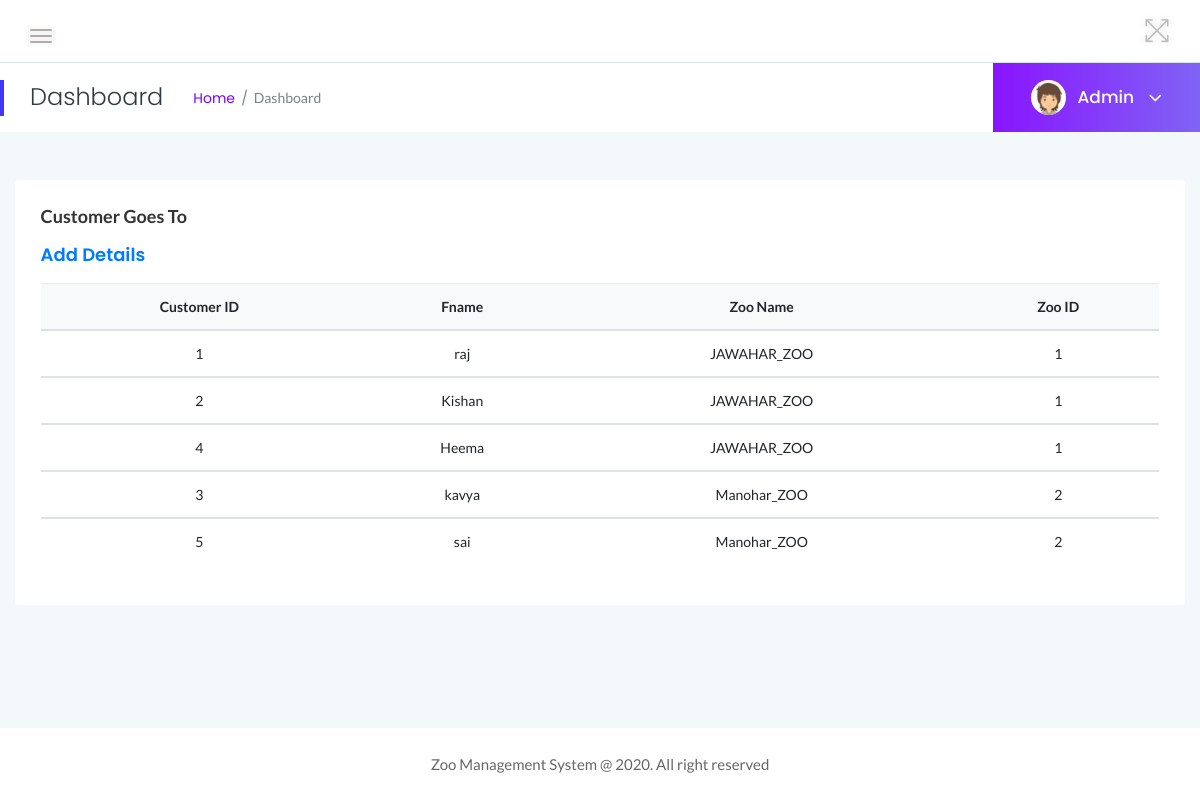
Screenshot of /admin/customer-goesto.php (signed in) with the database file from the repository.
### tables this page shows
CREATE TABLE IF NOT EXISTS GOES_TO (
	Cid int(10) NOT NULL,
	Zid int(10) NOT NULL,
	CONSTRAINT fk1_gt_cid FOREIGN KEY(Cid) REFERENCES CUSTOMER(Cid) ON DELETE CASCADE ON UPDATE CASCADE,
	PRIMARY KEY(Cid,Zid),
	CONSTRAINT fk2_gt_zid FOREIGN KEY(Zid) REFERENCES ZOO(Zid) ON DELETE CASCADE ON UPDATE CASCADE
);

CREATE TABLE IF NOT EXISTS CUSTOMER (
	Cid int(10) NOT NULL,
	CFname VARCHAR(30) NOT NULL,
	CLname VARCHAR(30) NOT NULL,
	Email VARCHAR(30) DEFAULT NULL,
	Address VARCHAR(100) DEFAULT NULL,
	Credit_Card_Info VARCHAR(100) DEFAULT NULL,
	PRIMARY KEY(Cid)
);

CREATE TABLE IF NOT EXISTS ZOO (
	Zid int(10) NOT NULL,
	ZName VARCHAR(50) NOT NULL,
	Location VARCHAR(100) NOT NULL,
	Hours VARCHAR(100) NOT NULL,
	Contact VARCHAR(100) NOT NULL,
	AGid int(10) NOT NULL,
	PRIMARY KEY(Zid),
	CONSTRAINT fk_zoo_AGid FOREIGN KEY(AGid) REFERENCES ANIMAL_GUIDE(AGid) ON DELETE CASCADE ON UPDATE CASCADE
);

### admin/customer-goesto.php (the view, shortened to what this page needs)
<?php
include('includes/dbconnection.php');
if (strlen($_SESSION['zmsaid']==0)) {
  header('location:logout.php');
  } else{
?>
<!doctype html>
<html class="no-js" lang="en">
<head>
    <link rel="stylesheet" href="assets/css/bootstrap.min.css">
    <link rel="stylesheet" href="assets/css/font-awesome.min.css">
    <link rel="stylesheet" href="assets/css/themify-icons.css">
    <link rel="stylesheet" href="assets/css/metisMenu.css">
    <link rel="stylesheet" href="assets/css/owl.carousel.min.css">
    <link rel="stylesheet" href="assets/css/slicknav.min.css">
    <link rel="stylesheet" href="https://www.amcharts.com/lib/3/plugins/export/export.css" type="text/css" media="all" />
    <link rel="stylesheet" type="text/css" href="https://cdn.datatables.net/1.10.19/css/jquery.dataTables.css">
    <link rel="stylesheet" type="text/css" href="https://cdn.datatables.net/1.10.18/css/dataTables.bootstrap4.min.css">
    <link rel="stylesheet" type="text/css" href="https://cdn.datatables.net/responsive/2.2.3/css/responsive.bootstrap.min.css">
    <link rel="stylesheet" type="text/css" href="https://cdn.datatables.net/responsive/2.2.3/css/responsive.jqueryui.min.css">
    <link rel="stylesheet" href="assets/css/typography.css">
    <link rel="stylesheet" href="assets/css/default-css.css">
    <link rel="stylesheet" href="assets/css/styles.css">
    <link rel="stylesheet" href="assets/css/responsive.css">
</head>
<body>
    <div class="page-container">
        <div class="main-content">
          <?php include_once('includes/header.php');?>
            <?php include_once('includes/pagetitle.php');?>
            <div class="main-content-inner">
                <div class="row">
                    <div class="col-12 mt-5">
                        <div class="card">
                            <div class="card-body">
                                <h4 class="header-title">Customer Goes To</h4>
                                <h3 class="header-title"><a href="add-customer-goesto.php">Add Details</a></h3>
                                <div class="data-tables">
                <table class="table text-center">
                                        <thead class="bg-light text-capitalize">
                                            <tr>
                                                <th>Customer ID</th>
                                                <th>Fname</th>
                                                <th>Zoo Name</th>
                                                <th>Zoo ID</th>
                                            </tr>
                                        </thead>
                                        <?php
$ret=mysqli_query($con,"select * from GOES_TO natural join CUSTOMER natural join ZOO");
while ($row=mysqli_fetch_array($ret)) {
?>
                                        <tbody>
          <tr data-expanded="true">
                <td><?php  echo $row['Cid'];?></td>
                  <td><?php  echo $row['CFname'];?></td>
                  <td><?php  echo $row['ZName'];?></td>
                  <td><?php  echo $row['Zid'];?></td>
                </tr>
                <?php
}?>
 </tbody>
                                    </table>
                                </div>
                            </div>
                        </div>
                    </div>
                </div>
            </div>
        </div>
        <?php include_once('includes/footer.php');?>
    </div>
</body>
</html>
<?php }  ?>

### admin/includes/pagetitle.php (shortened to what this page needs)
<?php
include('includes/dbconnection.php');
?>
<div class="page-title-area">
                <div class="row align-items-center">
                    <div class="col-sm-6">
                        <div class="breadcrumbs-area clearfix">
                            <h4 class="page-title pull-left">Dashboard</h4>
                            <ul class="breadcrumbs pull-left">
                                <li><a href="dashboard.php">Home</a></li>
                                <li><span>Dashboard</span></li>
                            </ul>
                        </div>
                    </div>
                    <div class="col-sm-6 clearfix">
                        <div class="user-profile pull-right">
                            <img class="avatar user-thumb" src="assets/images/author/avatar.png" alt="avatar">
                            <?php
$adid=$_SESSION['zmsaid'];
$ret=mysqli_query($con,"select AdminName from tbladmin where ID='$adid'");
$row=mysqli_fetch_array($ret);
$name=$row['AdminName'];
?>
                            <h4 class="user-name dropdown-toggle" data-toggle="dropdown"><?php echo $name; ?> <i class="fa fa-angle-down"></i></h4>
                        </div>
                    </div>
                </div>
            </div>

### admin/assets/css/typography.css (style rules this page uses)
body { font-size: 14px; font-family: 'Lato', sans-serif; }
h1, h2, h3, h4, h5, h6 { margin: 0; font-family: 'Poppins', sans-serif; }
a, a:visited { text-decoration: none; transition: all 0.3s ease-in-out; -webkit-transition: all 0.3s ease-in-out; -moz-transition: all 0.3s ease-in-out; -o-transition: all 0.3s ease-in-out; outline: 0; font-family: 'Poppins', sans-serif; }
ul, ol { margin-bottom: 0px; margin-top: 0px; padding: 0; }
ul { margin: 0; list-style-type: none; }

### admin/assets/css/default-css.css (style rules this page uses)
* { margin: 0; padding: 0; box-sizing: border-box; }
*, *:before, *:after { -moz-box-sizing: border-box; -webkit-box-sizing: border-box; box-sizing: border-box; }
html { -webkit-font-smoothing: antialiased; }
body { background: #fff; font-weight: normal; -webkit-font-smoothing: antialiased; -webkit-text-size-adjust: 100%; }
img { max-width: 100%; height: auto; }
:root { --primary-color: #4336FB; }

### admin/assets/css/styles.css (style rules this page uses)
.page-container { width: 100%; height: 100%; min-height: 100vh; padding-left: 280px; -webkit-transition: padding-left 0.3s ease 0s; transition: padding-left 0.3s ease 0s; }
.card { border: none; border-radius: 4px; background-color: #fff; -webkit-transition: all 0.3s ease 0s; transition: all 0.3s ease 0s; }
.card-body { padding: 25.6px; padding: 1.6rem; }
.main-content { width: 100%; background: #F3F8FB; }
.main-content-inner { padding: 0 30px 50px; }
.page-title-area { padding: 0 30px; background: #fff; position: relative; }
.page-title-area:before { content: ''; position: absolute; left: 0; top: 50%; width: 4px; height: 36px; background: var(--primary-color); -webkit-transform: translateY(-50%); transform: translateY(-50%); }
.page-title { font-size: 24px; font-weight: 300; color: #313b3d; letter-spacing: 0; margin-right: 30px; }
ul.breadcrumbs { margin-top: 4px; }
.breadcrumbs li { display: inline-block; }
.breadcrumbs li a, .breadcrumbs li span { display: block; font-size: 14px; font-weight: 400; color: #7801ff; letter-spacing: 0; margin-right: 16px; position: relative; }
.breadcrumbs li a:before { content: '/'; color: #768387; position: absolute; right: -13px; top: 0; }
.breadcrumbs li span { margin-right: 0; color: #768387; text-transform: capitalize; }
.user-profile { margin-right: -30px; display: -webkit-box; display: -ms-flexbox; display: flex; -webkit-box-align: center; -ms-flex-align: center; align-items: center; -ms-flex-wrap: wrap; flex-wrap: wrap; background: -webkit-linear-gradient(left, #8914fe 0%, #8063f5 100%); background: linear-gradient(to right, #8914fe 0%, #8063f5 100%); padding: 17px 38px; position: relative; }
.user-profile img.avatar { height: 35px; width: 35px; border-radius: 50%; margin-right: 12px; }
.user-name { font-size: 17px; font-weight: 500; color: #fff; letter-spacing: 0; cursor: pointer; -webkit-user-select: none; -moz-user-select: none; -ms-user-select: none; user-select: none; }
.user-name i { margin-left: 10px; font-size: 21px; vertical-align: middle; position: relative; }
.notification-area .dropdown-toggle, .user-name.dropdown-toggle { position: relative; }
.notification-area .dropdown-toggle:after, .user-name.dropdown-toggle:after { display: none; }
.header-title { font-family: 'Lato', sans-serif; font-size: 18px; font-weight: 600; letter-spacing: 0; color: #333; text-transform: capitalize; margin-bottom: 17px; }
table tr th { border-bottom: none; }
table tr th, table tr td { border-top: 1px solid rgba(120, 130, 140, 0.13) !important; }

### admin/assets/css/responsive.css (style rules this page uses)
@media (min-width: 1200px) and (max-width: 1364px) { .main-content-inner { padding: 0 15px 50px; } }
@media (min-width: 1200px) and (max-width: 1364px) { .page-container, .sbar_collapsed.page-container { padding-left: 0; } }

### rows the page displays
goes_to: Cid "1", Cid.CFname "raj", Zid.ZName "JAWAHAR_ZOO", Zid "1"
goes_to: Cid "2", Cid.CFname "Kishan", Zid.ZName "JAWAHAR_ZOO", Zid "1"
goes_to: Cid "4", Cid.CFname "Heema", Zid.ZName "JAWAHAR_ZOO", Zid "1"
goes_to: Cid "3", Cid.CFname "kavya", Zid.ZName "Manohar_ZOO", Zid "2"
goes_to: Cid "5", Cid.CFname "sai", Zid.ZName "Manohar_ZOO", Zid "2"

### other values shown
$name "Admin"
